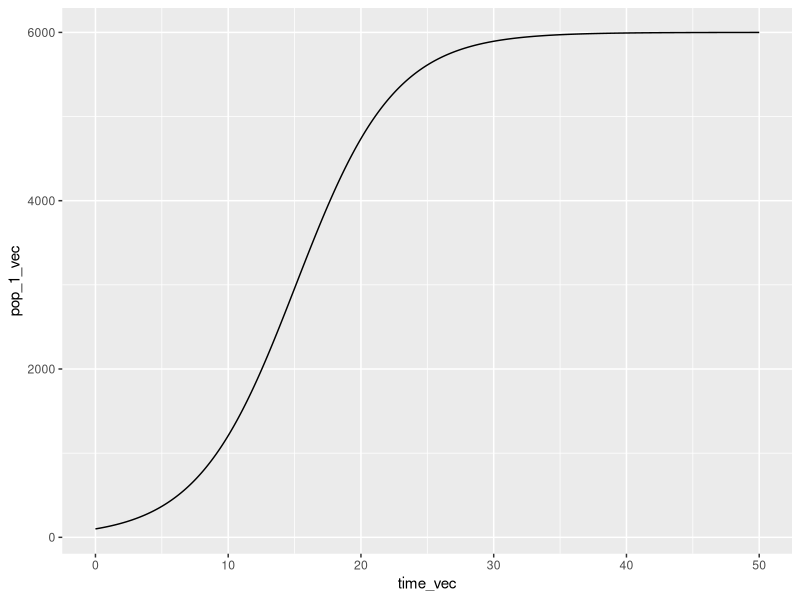
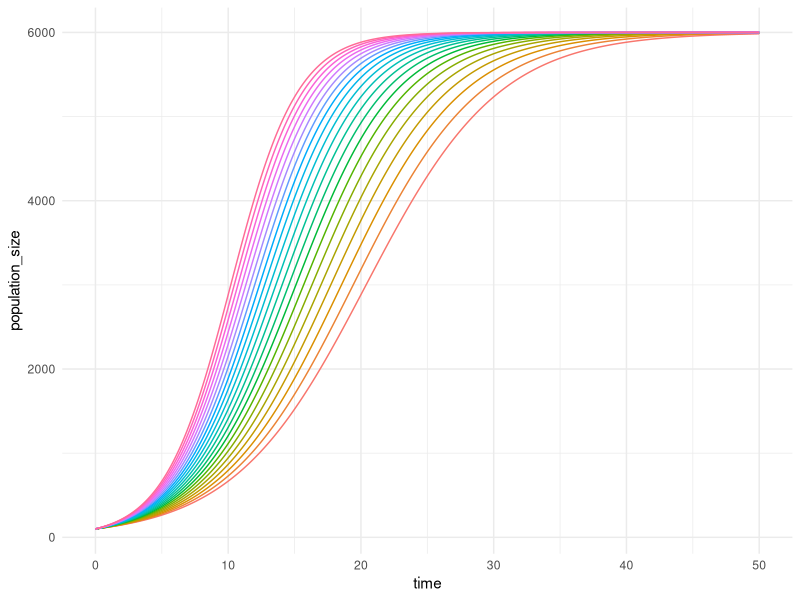

Here is the R script that generated these plots, in order:
library(tidyverse)
gw_rate <- function(site) {
  gw_depths <- data.frame(sitename = c("mountain", 
                                       "prairie",
                                       "desert",
                                       "beach"),
                          depth = c(32, 41, 63, 2),
                          slope = c(11.2, 0.4, 0.8, 2.6))
  
  site_select <- filter(gw_depths, sitename == "beach")
  
  transport_rate <- 1.4 * site_select$slope  + 3.6 * site_select$depth
  return(transport_rate)
}

gw_rate(site = "desert")
rm(list = ls())
logistic_growth <- function(N0, K, r, time) {
  Nt <- K / (1 + ((K-N0) / N0) * exp(-r*time))
  return(Nt)
}
logistic_growth(N0 = 100, K = 6000, r = 0.27, time = 40)

time_vec <- seq(from = 0, to = 50, by =0.1)

pop_1 <- logistic_growth(N0 = 100, K= 6000, r = 0.27, time = time_vec)

pop_1_vec <- vector(mode = "numeric", length = length(time_vec))

for(i in seq_along(time_vec)) {
  population <- logistic_growth(N0 = 100, K = 6000, r = 0.27, time = time_vec[i])
  pop_1_vec[i] <- population
}

pop_time_1 <- data.frame(time_vec, pop_1_vec)
ggplot(data = pop_time_1, aes(x = time_vec, y = pop_1_vec)) +
  geom_line()

r_seq <- seq(from = 0.2, to = 0.4, by= 0.01)

out_matrix <- matrix(nrow = length(time_vec), ncol = length(r_seq))

for(i in seq_along(r_seq)) { #outer loop of growth rates
  for(j in seq_along(time_vec)) { #inner loop of time steps
    population <- logistic_growth(N0 = 100, K =6000, r = r_seq[i], time = time_vec[j])
    out_matrix[j, i] <- population
  }
}
out_df <- data.frame(out_matrix, time = time_vec)
colnames(out_df) <- c(paste0("growth_rate_", r_seq), "time")

out_df_long <- out_df |> pivot_longer(cols = -time, names_to = "growth_rate", values_to = "population_size")

ggplot(data = out_df_long, aes(x = time, y = population_size)) +
  geom_line(aes(color = growth_rate), show.legend = FALSE) +
  theme_minimal()
